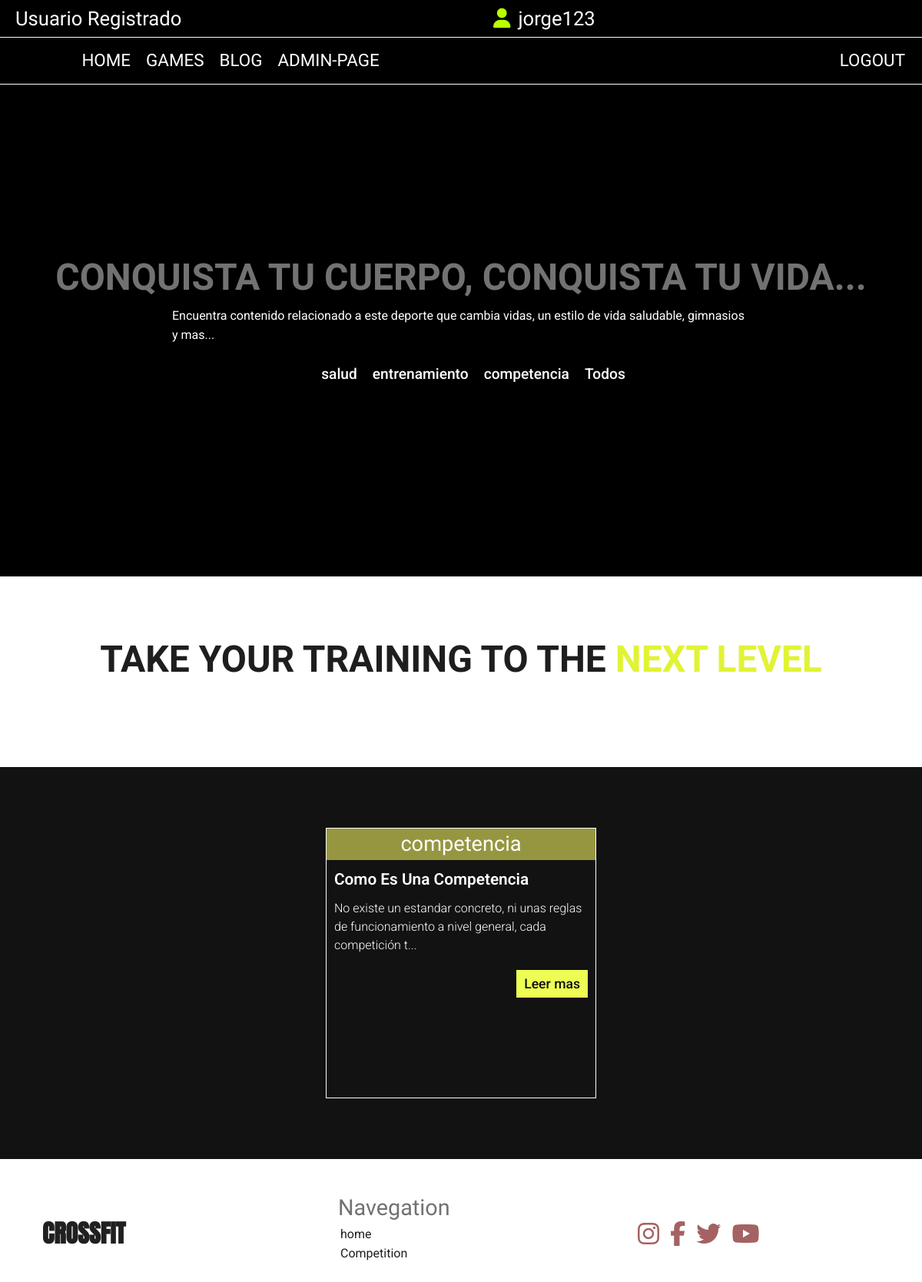
/blog/?q=competencia (signed in), run on the app's committed database.
### CrossfitApp/models.py (models this page shows, shortened)
class Blog_type(models.Model):
    name = models.CharField(max_length=50)
    def __str__(self):
        return self.name

class Blog(models.Model):
    title = models.CharField(max_length=100)
    subtitle = models.CharField(max_length=200)
    text = models.TextField()
    category = models.ForeignKey(Blog_type, on_delete=models.CASCADE)

### CrossfitApp/views.py (the view)
# urls.py: 2. Add a URL to urlpatterns:  path('blog/', include('blog.urls'))
@login_required
def blog(request):
    query = request.GET.get('q')
    if query != None:
        blog_list = Blog.objects.filter(category__name = query)
    else:
        blog_list = Blog.objects.all()
    blog_type = Blog_type.objects.all()
    print(query)
    return render(request, "blog.html" ,{"blog_list": blog_list, "blog_types": blog_type})

### CrossfitApp/templates/blog.html (shortened to what this page needs)
{% extends 'pageTemplate/page.html' %}
{% load static %}
{% block content %}
<section>
    <div class="blogContainer">
        <h1>CONQUISTA TU CUERPO, CONQUISTA TU VIDA...</h1>
        <div class="blogTextAreaContainer">
            <b>Encuentra contenido relacionado a este deporte que cambia vidas, un estilo de vida saludable, gimnasios y mas... </b>
            <div class="buscadorContainer">
                <ul>
                    {% for blog_type in blog_types%}
                    <li><a href="{% url 'blog'%}?q={{blog_type}}">{{blog_type}}</a></li>
                    {% endfor %}
                    <li><a href="{% url 'blog' %}">Todos</a></li>
                </ul>
            </div>
        </div>
    </div>
    <div class="blogFraseContainer">
        <b>TAKE YOUR TRAINING TO THE <span>NEXT LEVEL</span></b>
    </div>
    <div class="blogPostContainer">
        {% for blog in blog_list %}
        <div class="PostItemContainer">
            <span class="tipoPost" style="background-color: rgb(150, 150, 65);">{{blog.category}}</span>
            <b class="tituloPost">{{blog.title}}</b>
            <p class="textoPost">{{ blog.text|slice:":100" }}... </p>
            <div class="btnAreaContainer">
                <button class="btnBlogDetail" style="background-color: #edfd53; border: none; padding: 5px 10px;">
                    <a href="{% url 'blogDetail' blog.id %}" style="color: #101010; text-decoration: none; font-weight: 500;" >Leer mas</a></button>
            </div>
        </div>
        {% endfor %}
        </div>
</section>
{% endblock content %}

### CrossfitApp/templates/pageTemplate/navbar.html (shortened to what this page needs)
<div class="container-user">
        <div class="row">
          <div class="col">
            <p class="navbar-user">Usuario Registrado</p>
          </div>
          <div class="col">
            <p class="navbar-username"><a href="{% url 'about' %}"><i class="fa-solid fa-user" style="color: #b7ff00; margin: 0px 10px;"></i></a>{{request.user}}</p>
          </div>
        </div>
      </div>
    <nav class="navbar navbar-m navbar-expand-lg navbar-light">
        <div class="container-fluid">
          <a class="navbar-brand" href="#">Navbar</a>
          <div class="collapse navbar-collapse" id="navbarNavAltMarkup">
            <div class="navbar-nav">
              <a class="nav-link-m active" aria-current="page" href="{% url 'homepage' %}">HOME</a>
              <a class="nav-link-m" href="{% url 'competition' %}">GAMES</a>
              <a class="nav-link-m" href="{% url 'blog' %}">BLOG</a>
              {% if request.user.is_staff %}
              <a class="nav-link-m" href="{% url 'adminpage' %}">ADMIN-PAGE</a>
              {% endif %}
            </div>
          </div>
          <a class="nav-link-m" href="{% url 'logout' %}">LOGOUT</a>
        </div>
      </nav>

### CrossfitApp/static/style.css (style rules this page uses)
* { margin: 0; padding: 0; box-sizing: border-box; }
.nav-link-m { font-family: "teko", sans-serif; font-weight: 400; text-decoration: none; font-size: 1.4rem; margin: 5px 10px; color: #fff; }
.navbar-m { background-color: #000; border-bottom: 1px solid #fff; border-top: 1px solid #fff; }
.navbar-user { font-family: "teko", sans-serif; font-weight: 400; margin: 5px 20px; font-size: 1.6rem; color: #fff; }
.navbar-username { font-family: "teko", sans-serif; font-weight: 400; margin: 5px 20px; color: #fff; font-size: 1.6rem; }
.container-user { background-color: #000; }
.blogContainer { width: 100%; height: 40rem; display: flex; justify-content: center; align-items: center; flex-wrap: wrap; flex-direction: column; background-color: #000; padding: 4rem 0px; }
.blogContainer h1 { font-family: "teko", sans-serif; font-size: 3rem; font-weight: 600; color: #727272; transition: 0.2s ease; }
.blogContainer b { font-family: "Roboto", sans-serif; font-size: 1rem; font-weight: 400; color: #fff; }
.blogTextAreaContainer { width: 47rem; height: auto; }
.buscadorContainer { width: 100%; height: 5rem; display: flex; justify-content: center; align-items: center; flex-wrap: wrap; }
.buscadorContainer ul { list-style: none; display: flex; margin: 20px 0px; }
.buscadorContainer ul li a { font-family: "Roboto", sans-serif; font-weight: 500; font-size: 1.2rem; text-decoration: none; margin: 5px 10px; color: #fff; transition: 0.2s ease; }
.blogFraseContainer { width: 100%; height: auto; display: flex; justify-content: center; align-items: center; flex-wrap: wrap; }
.blogFraseContainer b { font-family: 'teko', sans-serif; font-weight: 600; font-size: 3rem; color: #1e1e1e; padding: 4.5rem 0px; transition: 0.2s ease; }
.blogFraseContainer span { color: #e0f336; }
.blogPostContainer { width: 100%; height: auto; display: flex; justify-content: center; align-items: center; flex-wrap: wrap; background-color: #121212; padding: 4rem; margin: 2rem 0px; }
.PostItemContainer { width: 22rem; height: 22rem; border: 1px solid white; margin: 15px; }
.tipoPost { background-color: #645CBB; color: #fff; font-family: "teko", sans-serif; font-weight: 400; font-size: 1.7rem; display: block; text-align: center; margin-bottom: 10px; }
.tituloPost { color: #fff; font-family: "Roboto", sans-serif; font-weight: 600; font-size: 1.3rem; margin:20px 10px; }
.textoPost { color: #fff; font-family: "Roboto", sans-serif; font-weight: 300; font-size: 1rem; margin:10px; }
.btnAreaContainer { width: 100%; height: auto; display: flex; justify-content: right; align-items: center; }
.btnAreaContainer button { background-color: #fff; color: black; margin: 10px ; font-family: "Roboto", sans-serif; font-size: 1.1rem; border: none; }

### data on the page
Blog_type: name "salud"
Blog_type: name "entrenamiento"
Blog_type: name "competencia"
Blog: category "competencia", title "Como Es Una Competencia", text "No existe un estandar concreto, ni unas reglas de funcionamiento a nivel general, cada competición t"

### other printed values
{{ request.user }} "jorge123"
